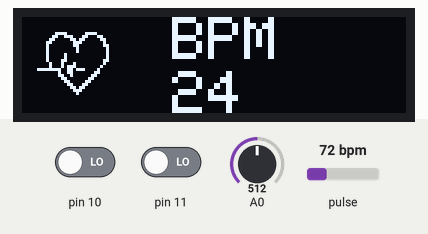
Bench run of a sketch on a simulated Arduino Uno, built with avr-gcc and run on an emulated ATmega328P. Parts: 128×32 one-colour display. The inputs (shaded band) are chosen by the test bench; at power-on: pulse 72 bpm, pin 10 LOW, pin 11 LOW, A0 = 512. The display library's start-up logo is not drawn; what the sketch prints to the serial monitor is not drawn.

Above: at 3.2 s.
3.3 s: pulse set to 130 bpm
At 3.67 s:
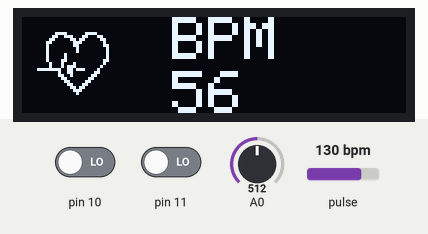
6.3 s: pulse set to 42 bpm
At 8.1 s:
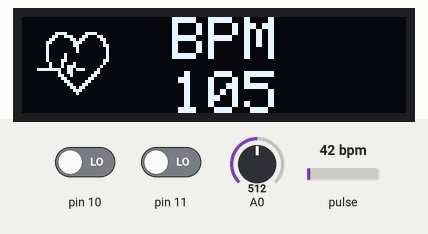
9.3 s: pulse set to 100 bpm
At 10.2 s:
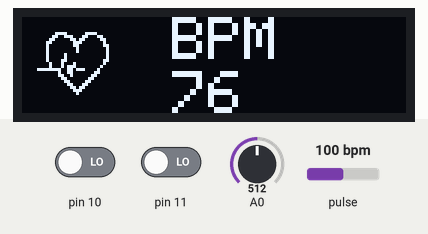
Timing chart, 0 to 12.3 s (numbered marks = the images above; inputs shaded):
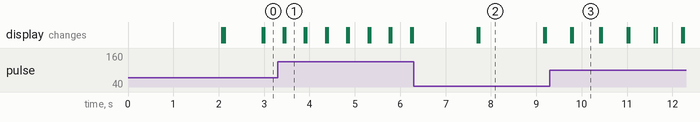

The sketch:

code.ino
```cpp
#include <Adafruit_GFX.h>        //OLED libraries
#include <Adafruit_SSD1306.h>
#include <Wire.h>
#include "MAX30105.h"           //MAX3010x library
#include "heartRate.h"          //Heart rate calculating algorithm

MAX30105 particleSensor;
//PPG
const byte RATE_SIZE = 4; //Increase this for more averaging. 4 is good.
byte rates[RATE_SIZE]; //Array of heart rates
byte rateSpot = 0;
long lastBeat = 0; //Time at which the last beat occurred
float beatsPerMinute;
int beatAvg;
//ECG
//declare global variabes
int value, lowminus, lowplus, flag, count, distance;
unsigned long currenttime;
unsigned long StartTime = millis();

//PWV

float PWV1;
float PWV2;

#define SCREEN_WIDTH 128 // OLED display width, in pixels
#define SCREEN_HEIGHT 32 // OLED display height, in pixels
#define OLED_RESET    -1 // Reset pin # (or -1 if sharing Arduino reset pin)

Adafruit_SSD1306 display(SCREEN_WIDTH, SCREEN_HEIGHT, &Wire, OLED_RESET); //Declaring the display name (display)
//Logo2 and Logo3 are two bmp pictures that display on the OLED if called
static const unsigned char PROGMEM logo2_bmp[] =
{ 0x03, 0xC0, 0xF0, 0x06, 0x71, 0x8C, 0x0C, 0x1B, 0x06, 0x18, 0x0E, 0x02, 0x10, 0x0C, 0x03, 0x10,
  0x04, 0x01, 0x10, 0x04, 0x01, 0x10, 0x40, 0x01, 0x10, 0x40, 0x01, 0x10, 0xC0, 0x03, 0x08, 0x88,
  0x02, 0x08, 0xB8, 0x04, 0xFF, 0x37, 0x08, 0x01, 0x30, 0x18, 0x01, 0x90, 0x30, 0x00, 0xC0, 0x60,
  0x00, 0x60, 0xC0, 0x00, 0x31, 0x80, 0x00, 0x1B, 0x00, 0x00, 0x0E, 0x00, 0x00, 0x04, 0x00,
};

static const unsigned char PROGMEM logo3_bmp[] =
{ 0x01, 0xF0, 0x0F, 0x80, 0x06, 0x1C, 0x38, 0x60, 0x18, 0x06, 0x60, 0x18, 0x10, 0x01, 0x80, 0x08,
  0x20, 0x01, 0x80, 0x04, 0x40, 0x00, 0x00, 0x02, 0x40, 0x00, 0x00, 0x02, 0xC0, 0x00, 0x08, 0x03,
  0x80, 0x00, 0x08, 0x01, 0x80, 0x00, 0x18, 0x01, 0x80, 0x00, 0x1C, 0x01, 0x80, 0x00, 0x14, 0x00,
  0x80, 0x00, 0x14, 0x00, 0x80, 0x00, 0x14, 0x00, 0x40, 0x10, 0x12, 0x00, 0x40, 0x10, 0x12, 0x00,
  0x7E, 0x1F, 0x23, 0xFE, 0x03, 0x31, 0xA0, 0x04, 0x01, 0xA0, 0xA0, 0x0C, 0x00, 0xA0, 0xA0, 0x08,
  0x00, 0x60, 0xE0, 0x10, 0x00, 0x20, 0x60, 0x20, 0x06, 0x00, 0x40, 0x60, 0x03, 0x00, 0x40, 0xC0,
  0x01, 0x80, 0x01, 0x80, 0x00, 0xC0, 0x03, 0x00, 0x00, 0x60, 0x06, 0x00, 0x00, 0x30, 0x0C, 0x00,
  0x00, 0x08, 0x10, 0x00, 0x00, 0x06, 0x60, 0x00, 0x00, 0x03, 0xC0, 0x00, 0x00, 0x01, 0x80, 0x00
};


void setup() {
  // PPG
  Serial.begin(115200);
  display.begin(SSD1306_SWITCHCAPVCC, 0x3C); //Start the OLED display
  display.display();
  delay(2000);
  //PPG Initialize sensor
  particleSensor.begin(Wire, I2C_SPEED_FAST); //Use default I2C port, 400kHz speed
  particleSensor.setup(); //Configure sensor with default settings
  particleSensor.setPulseAmplitudeRed(0x0A); //Turn Red LED to low to indicate sensor is running

  //ECG
  Serial.begin(9600);
  pinMode( 10, INPUT);
  pinMode(11, INPUT);
}


void loop() {
  {
    //*****PPG****
    long irValue = particleSensor.getIR();    //Reading the IR value it will permit us to know if there's a finger on the sensor or not
    //Also detecting a heartbeat

    if (irValue > 7000) {                                         //If a finger is detected
      display.clearDisplay();                                   //Clear the display
      display.drawBitmap(5, 5, logo2_bmp, 24, 21, WHITE);       //Draw the first bmp picture (little heart)
      display.setTextSize(2);                                   //Near it display the average BPM you can display the BPM if you want
      display.setTextColor(WHITE);
      display.setCursor(50, 0);
      display.println("BPM");
      display.setCursor(50, 18);
      display.println(beatAvg);
      display.display();

      if (checkForBeat(irValue) == true)                        //If a heart beat is detected
      {
        display.clearDisplay();                                //Clear the display
        display.drawBitmap(0, 0, logo3_bmp, 32, 32, WHITE);    //Draw the second picture (bigger heart)
        display.setTextSize(2);                                //And still displays the average BPM
        display.setTextColor(WHITE);
        display.setCursor(50, 0);
        display.println("BPM");
        display.setCursor(50, 18);
        display.println(beatAvg);
        display.display();

        long delta = millis() - lastBeat;                   //Measure duration between two beats
        lastBeat = millis();

        beatsPerMinute = 60 / (delta / 1000.0);           //Calculating the BPM

        if (beatsPerMinute < 255 && beatsPerMinute > 20)               //To calculate the average we strore some values (4) then do some math to calculate the average
        {
          rates[rateSpot++] = (byte)beatsPerMinute; //Store this reading in the array
          rateSpot %= RATE_SIZE; //Wrap variable

          //Take average of readings
          beatAvg = 0;
          for (byte x = 0 ; x < RATE_SIZE ; x++)
            beatAvg += rates[x];
          beatAvg /= RATE_SIZE;


        }

      }


    }
    if (irValue < 7000) {      //If no finger is detected it inform the user and put the average BPM to 0 or it will be stored for the next measure
      beatAvg = 0;
      display.clearDisplay();
      display.setTextSize(1);
      display.setTextColor(WHITE);
      display.setCursor(30, 5);
      display.println("Please Place ");
      display.setCursor(30, 15);
      display.println("your finger ");
      display.display();

    }

    {


      //Serial.println( " irValue " );
      //Serial.println(sin(irValue) ); //else output analogue value //this is in the form of a digital //number in the range 0 to 1023
      //  Serial.println(particleSensor.getIR());

    }


  }

  {

    //****ECG*****
    value = analogRead (A0);
    lowminus = digitalRead(10);
    lowplus = digitalRead(11);
    if (lowminus == 1 || lowplus == 1)
    {
      Serial.println("!");
    }
    else
    {
      if ( value > 500 )
      {
        flag = 1;
      }
      else {
        if ( flag == 1 )
        {
          count = count + 1;
          flag = 0;
          //Serial.println( count );

        }
      }
      if ( millis() - currenttime > 10000 )
      {
        currenttime = millis();
        float bpm2 = count * 6.0;

        Serial.print("***DATA START***");

        count = 0;

        //PWV ECG
        //delay( 20 );
        // //velocity is frequency*wavelength
        //Wavelength is 3.3m per 5000000 red blood cells
        //frequency is calculated by 120BPM = 2 heartz so if beatAvg is x then
        //convert BPM to freq then multiply it by wavelength
        //float count;
        // Serial.print("BPM:");
        // Serial.print (count*6);
        // Serial.println("," );
        //convert BPM to freq then multiply it by wavelength
        Serial.println("," );
        Serial.print("ECG bpm2: ");
        Serial.println(bpm2);
       // Serial.println("," );
        float PWV2;
        float PPGwavelength = 3.30;
        float ECGwavelength = 6.50;
        Serial.print("ECG PWV(m/s):");
        //V=f*W
        PWV2 = (((bpm2 * 2.0) / 120.0) * (ECGwavelength ));
        Serial.print( PWV2 );
        //wavelength*0000001 or 1e-7
        //Pwv **0000001
        Serial.println("," );
        //transit time if we know distance is 0.9 and PW(velocity) we can get time
        float timeB;
        float PPGdistance = 0.53; //average distance in m from heart to finger
         float ECGdistance = 0.63;//average distance in m from heart to ankle
        //Serial.print("dist = ");
        //Serial.println("," );
        timeB = ECGdistance / PWV2;
         Serial.print( "timeB(s):" );
        Serial.print( timeB );
        Serial.println("," );
        //

        //PPG PWV
        // //velocity is frequency*wavelength
        //frequency is calculated by 120BPM = 2 heartz so if beatAvg is x then

        float BPM;
        Serial.print("PPG BPM: ");
        Serial.print(beatAvg);
        Serial.println("," );
        //convert BPM to freq then multiply it by wavelength
        float PWV1;
        Serial.print("PPG PWV(m/s): ");
        //V=f*W
        PWV1 = (((beatAvg * 2.0) / 120.0) * (PPGwavelength));
        Serial.print( PWV1 );
        Serial.println("," );

        //transit time if we know distance is 0.83 and PW(velocity) we can get time

        float timeA;
        float transittime;
        timeA = PPGdistance / PWV1;

        Serial.print( "timeA(s):" );
        Serial.print( timeA );
        Serial.println("," );

        transittime = ((timeA + timeB)/2);//time for pulse to travel
        Serial.print( "transittime(s): " );
        Serial.print( transittime );
        Serial.println("," );


        //combinig PWV
        float totalPWV;
        float combPWV;
        combPWV = ((PWV1 + PWV2) / 2.0) ;

        Serial.print("Average PWV(m/s): ");
        Serial.print( combPWV );
        Serial.println("," );
        Serial.print("***DATA END***");
        Serial.println("," );

      }

      //Serial.println( count*6);
    }
    delay( 20 );

  }

  {


  }

}
```

Measured:
- what the display in image 1 shows lasts 0.4 s, from 3.5 s to 3.9 s
- what the display in image 2 shows lasts 1.5 s, from 7.7 s to 9.2 s
- what the display in image 3 shows lasts 0.6 s, from 9.8 s to 10.4 s
